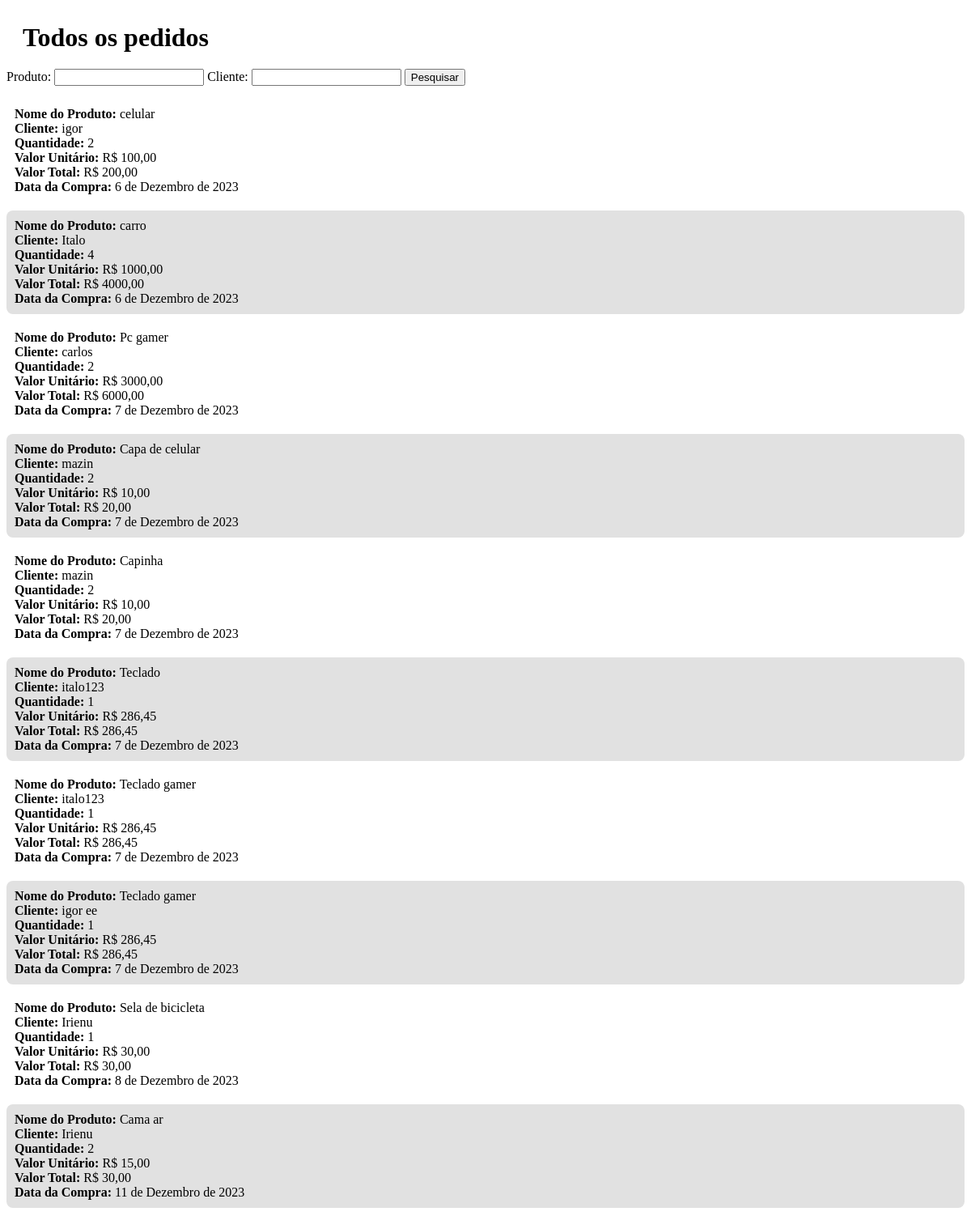
Page /verpedido/ on the committed database.
### Principal/models.py (models this page shows)
class Pedido(models.Model):
    id_pedido = models.AutoField(primary_key=True)
    cliente = models.ForeignKey(Cliente, on_delete=models.CASCADE)
    nome_produto = models.CharField(max_length=100)
    quantidade = models.IntegerField()
    valor_unitario = models.DecimalField(max_digits=10, decimal_places=2)
    valor_total = models.DecimalField(max_digits=10, decimal_places=2)
    data_compra = models.DateField(auto_now_add=True)
    data_atualizacao = models.DateField(auto_now=True)

class Cliente(models.Model):
    id_cliente = models.AutoField(primary_key=True)
    nome = models.CharField(max_length=100)
    cpf = models.CharField(max_length=14, unique=True)
    telefone = models.CharField(max_length=15)
    residencia = models.TextField()

### Principal/views.py (the view)
# urls.py: path('verpedido/',views.exibir_pedidos,name='verpedido'),
def exibir_pedidos(request):
    pedidos = Pedido.objects.all()
    return render(request,'paginas/ver_pedidos.html',{'pedidos':pedidos})

### Principal/templates/paginas/ver_pedidos.html (shortened to what this page needs)
<h1>Todos os pedidos</h1>
<form method="get" action="{% url 'pesquisar' %}">
    <label for="produto">Produto:</label>
    <input type="text" name="produto" value="{{ request.GET.produto }}">
    <label for="cliente">Cliente:</label>
    <input type="text" name="cliente" value="{{ request.GET.cliente }}">
    <button type="submit">Pesquisar</button>
</form>
<div class="results-container">
    {% for pedido in pedidos %}
        <div class="result-item">
            <strong>Nome do Produto:</strong> {{ pedido.nome_produto }}<br>
            <strong>Cliente:</strong> {{ pedido.cliente.nome }}<br>
            <strong>Quantidade:</strong> {{ pedido.quantidade }}<br>
            <strong>Valor Unitário:</strong> R$ {{ pedido.valor_unitario }}<br>
            <strong>Valor Total:</strong> R$ {{ pedido.valor_total }}<br>
            <strong>Data da Compra:</strong> {{ pedido.data_compra }}<br>
        </div>
    {% endfor %}
</div>

### Principal/templates/paginas/ver_pedidos.html (style rules this page uses)
h1 { padding: 20px; margin: 0px; }
div { margin-top: 0px; }
.result-item { background-color: #e1e1e1; padding: 10px; border-radius: 8px; margin: 10px 0; }
.result-item:nth-child(odd) { background-color: #ffffff; }

### rows in the picture
Pedido: nome_produto "celular", cliente.nome "igor", quantidade "2", valor_unitario "100,00", valor_total "200,00", data_compra "6 de Dezembro de 2023"
Pedido: nome_produto "carro", cliente.nome "Italo", quantidade "4", valor_unitario "1000,00", valor_total "4000,00", data_compra "6 de Dezembro de 2023"
Pedido: nome_produto "Pc gamer", cliente.nome "carlos", quantidade "2", valor_unitario "3000,00", valor_total "6000,00", data_compra "7 de Dezembro de 2023"
Pedido: nome_produto "Capa de celular", cliente.nome "mazin", quantidade "2", valor_unitario "10,00", valor_total "20,00", data_compra "7 de Dezembro de 2023"
Pedido: nome_produto "Capinha", cliente.nome "mazin", quantidade "2", valor_unitario "10,00", valor_total "20,00", data_compra "7 de Dezembro de 2023"
Pedido: nome_produto "Teclado", cliente.nome "italo123", quantidade "1", valor_unitario "286,45", valor_total "286,45", data_compra "7 de Dezembro de 2023"
Pedido: nome_produto "Teclado gamer", cliente.nome "italo123", quantidade "1", valor_unitario "286,45", valor_total "286,45", data_compra "7 de Dezembro de 2023"
Pedido: nome_produto "Teclado gamer", cliente.nome "igor ee", quantidade "1", valor_unitario "286,45", valor_total "286,45", data_compra "7 de Dezembro de 2023"
Pedido: nome_produto "Sela de bicicleta", cliente.nome "Irienu", quantidade "1", valor_unitario "30,00", valor_total "30,00", data_compra "8 de Dezembro de 2023"
Pedido: nome_produto "Cama ar", cliente.nome "Irienu", quantidade "2", valor_unitario "15,00", valor_total "30,00", data_compra "11 de Dezembro de 2023"
